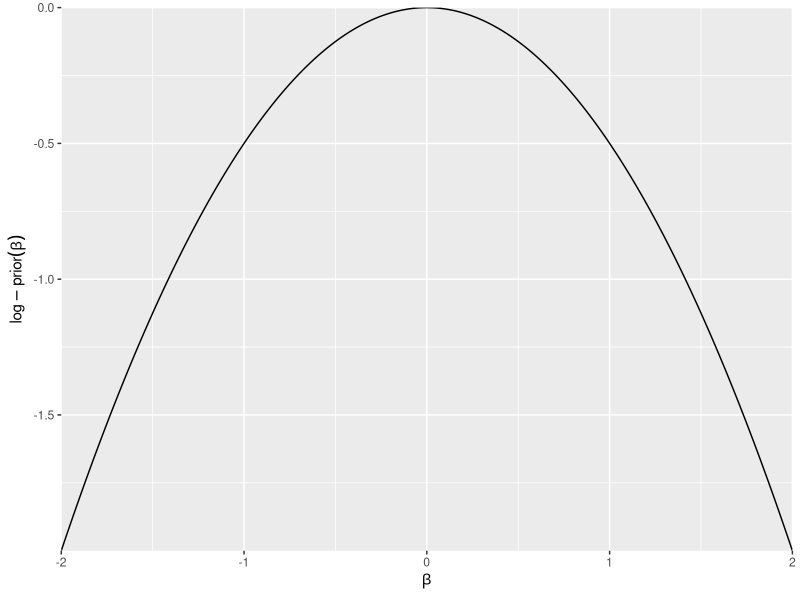
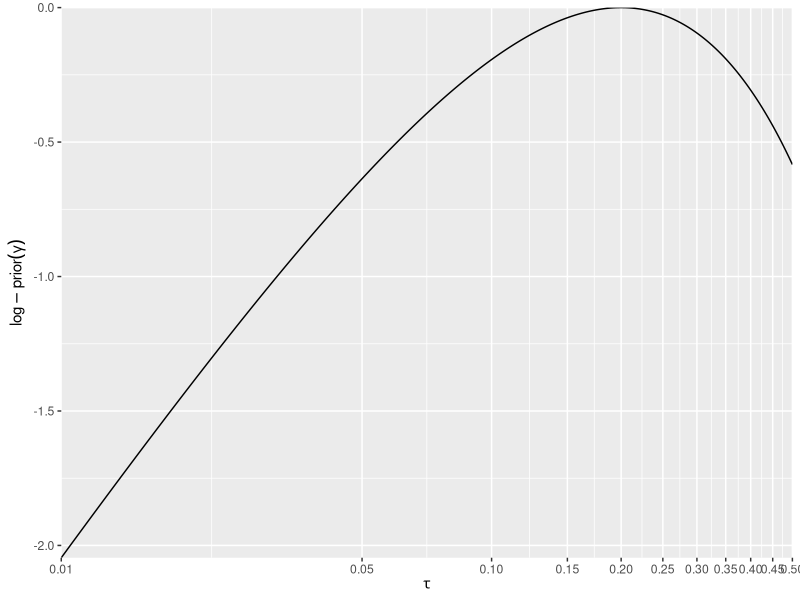
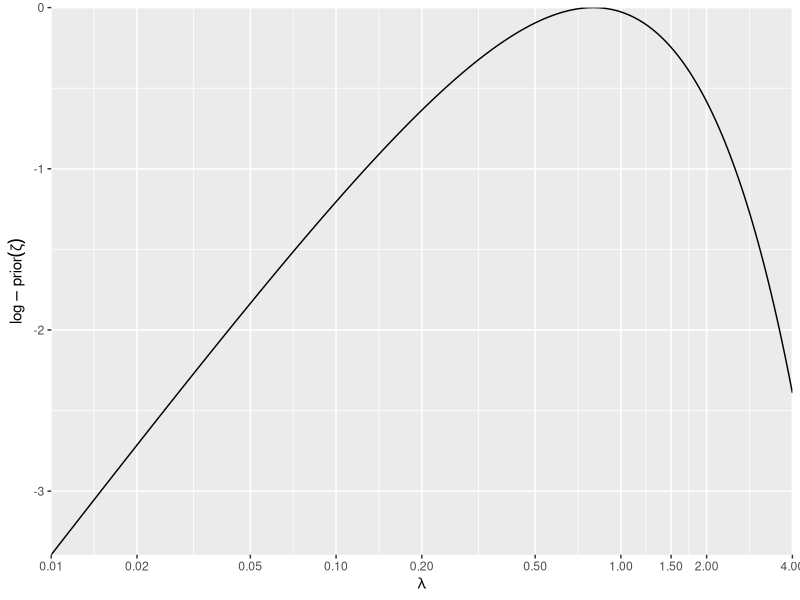

The R script that drew these images, in order:
library(tidyverse)


p_beta <- function(x, beta_mean = 0, beta_sd = 1) {
  -0.5 * (x - beta_mean)^2 / beta_sd^2
}

x <- seq(-2, 2, length.out = 500)

tibble(
  beta = x,
  log_prior = p_beta(x) - max(p_beta(x))
) %>%
  ggplot() + 
  aes(beta, log_prior) + 
  geom_line() + 
  scale_x_continuous(expand = expansion(0,0)) + 
  scale_y_continuous(expand = expansion(0,0)) + 
  labs(
    x = expression(beta), 
    y = expression(log-prior(beta))
  )

p_gamma <- function(x, tau_mode = 0.20, gamma_alpha = 1) {
  gamma_lambda <- gamma_alpha / tau_mode
  gamma_alpha * x / 2 - gamma_lambda * exp(x / 2)
}

tibble(
  gamma = seq(log(0.01^2), log(0.50^2), length.out = 500),
) %>%
  mutate(
    tau = exp(gamma / 2),
    log_prior = p_gamma(gamma),
    log_prior = log_prior - max(log_prior)
  ) %>%
  ggplot() + 
  aes(tau, log_prior) + 
  geom_line() + 
  scale_x_continuous(
    transform = "log", 
    breaks = c(0.01, seq(0.05, 0.50, 0.05)),
    expand = expansion(0,0)
  ) + 
  scale_y_continuous(expand = expansion(0,0)) + 
  labs(
    x = expression(tau), 
    y = expression(log-prior(gamma))
  )


p_zeta <- function(x, lambda_mode = 0.8, zeta_alpha = 1) {
  zeta_lambda <- zeta_alpha / lambda_mode
  zeta_alpha * x - zeta_lambda * exp(x)
}

tibble(
  zeta = seq(log(0.01), log(4), length.out = 500),
) %>%
  mutate(
    lambda = exp(zeta),
    log_prior = p_zeta(zeta),
    log_prior = log_prior - max(log_prior)
  ) %>%
  ggplot() + 
  aes(lambda, log_prior) + 
  geom_line() + 
  scale_x_continuous(
    transform = "log", 
    breaks = c(0.01, 0.02, 0.05, 0.10, 0.20, 0.50, 1, 1.5, 2, 4),
    expand = expansion(0,0)
  ) + 
  scale_y_continuous(expand = expansion(0,0)) + 
  labs(
    x = expression(lambda), 
    y = expression(log-prior(zeta))
  )
